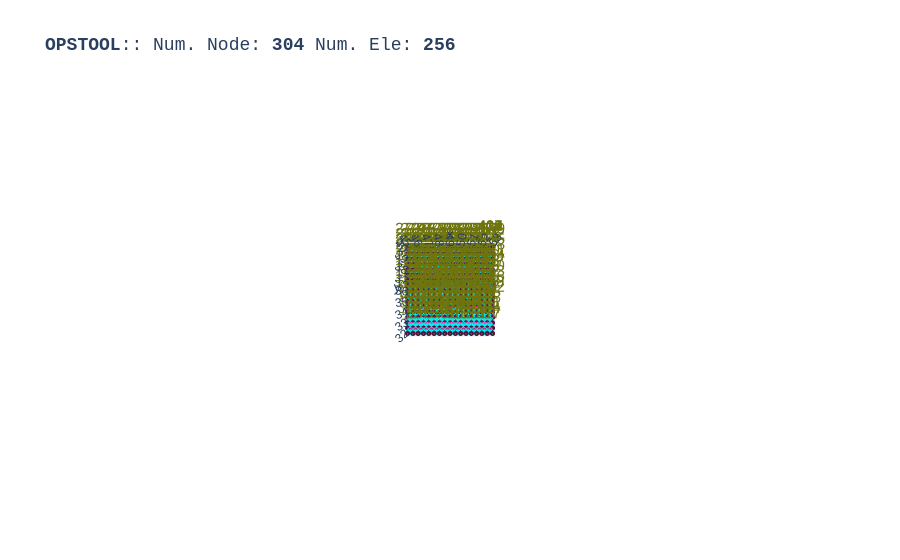

Notebook code for this chart:
### Code cell
opst.vis.plotly.plot_model(show_node_numbering=True)

### Figure 1 — Plotly figure (JSON) as saved in the notebook; plotly's stock layout.template omitted (floating-point values rounded to 4 significant figures; data arrays with more than 128 entries replaced by an {"elided": "..."} marker saying what was removed)
{"data": [{"color": "#00FFFF", "hoverinfo": "skip", "i": {"elided": "512 int values"}, "j": {"elided": "512 int values"}, "k": {"elided": "512 int values"}, "name": "FourNodeQuad", "opacity": 1, "type": "mesh3d", "x": {"elided": "1024 float values"}, "y": {"elided": "1024 float values"}, "z": {"elided": "1024 float values"}}, {"connectgaps": false, "hoverinfo": "skip", "line": {"color": "black", "width": 1}, "mode": "lines", "name": "Edge", "type": "scatter3d", "x": {"elided": "1536 float values"}, "y": {"elided": "1536 float values"}, "z": {"elided": "1536 float values"}}, {"customdata": {"elided": "256 str values"}, "hovertemplate": "%{customdata}", "marker": {"color": "#00FFFF", "size": 3, "symbol": "diamond-open"}, "mode": "markers", "name": "FourNodeQuad", "type": "scatter3d", "x": {"elided": "256 float values"}, "y": {"elided": "256 float values"}, "z": {"elided": "256 float values"}}, {"customdata": {"elided": "304 str values"}, "hovertemplate": "x: %{x}<br>y: %{y}<br>z: %{z} <br>nodeTag: %{customdata}", "marker": {"color": "#580f41", "size": 3, "symbol": "circle"}, "mode": "markers", "name": "Nodes", "type": "scatter3d", "x": {"elided": "304 float values"}, "y": {"elided": "304 float values"}, "z": {"elided": "304 float values"}}, {"mode": "text", "name": "Node Tag", "text": {"elided": "304 str values"}, "textfont": {"color": "#6e750e", "size": 15}, "type": "scatter3d", "x": {"elided": "304 float values"}, "y": {"elided": "304 float values"}, "z": {"elided": "304 float values"}}, {"connectgaps": false, "hoverinfo": "skip", "line": {"color": "#15b01a", "width": 1}, "mode": "lines", "name": "BC", "type": "scatter3d", "x": {"elided": "340 float values"}, "y": {"elided": "340 float values"}, "z": {"elided": "340 float values"}}, {"connectgaps": false, "hoverinfo": "skip", "line": {"color": "#FF1493", "width": 2.5}, "mode": "lines", "name": "mp constraint", "type": "scatter3d", "x": [45.0, 53.0, NaN, 45.0, 53.0, NaN, 45.0, 53.0, NaN, 45.0, 53.0, NaN, 45.0, 53.0, NaN, 45.0, 53.0, NaN, 45.0, 53.0, NaN, 45.0, 53.0, NaN, 45.0, 53.0, NaN, 45.0, 53.0, NaN, 45.0, 53.0, NaN, 45.0, 53.0, NaN, 45.0, 53.0, NaN, 45.0, 53.0, NaN, 45.0, 53.0, NaN, 45.0, 53.0, NaN], "y": [32.5, 32.5, NaN, 33.0, 33.0, NaN, 33.5, 33.5, NaN, 34.0, 34.0, NaN, 34.5, 34.5, NaN, 35.0, 35.0, NaN, 35.5, 35.5, NaN, 36.0, 36.0, NaN, 36.5, 36.5, NaN, 37.0, 37.0, NaN, 37.5, 37.5, NaN, 38.0, 38.0, NaN, 38.5, 38.5, NaN, 39.0, 39.0, NaN, 39.5, 39.5, NaN, 40.0, 40.0, NaN], "z": [0.0, 0.0, NaN, 0.0, 0.0, NaN, 0.0, 0.0, NaN, 0.0, 0.0, NaN, 0.0, 0.0, NaN, 0.0, 0.0, NaN, 0.0, 0.0, NaN, 0.0, 0.0, NaN, 0.0, 0.0, NaN, 0.0, 0.0, NaN, 0.0, 0.0, NaN, 0.0, 0.0, NaN, 0.0, 0.0, NaN, 0.0, 0.0, NaN, 0.0, 0.0, NaN, 0.0, 0.0, NaN]}], "layout": {"autosize": true, "font": {"family": "Arial, sans-serif"}, "scene": {"aspectmode": "data", "camera": {"eye": {"x": 0, "y": -0.1, "z": 10}}, "dragmode": "pan", "xaxis": {"showbackground": false}, "yaxis": {"showbackground": false}, "zaxis": {"showbackground": true, "showgrid": true, "showticklabels": false, "ticks": "", "title": {"text": ""}, "visible": true}}, "showlegend": false, "title": {"font": {"family": "courier", "size": 18}, "text": "<b>OPSTOOL</b>:: Num. Node: <b>304</b> Num. Ele: <b>256</b>"}}}
